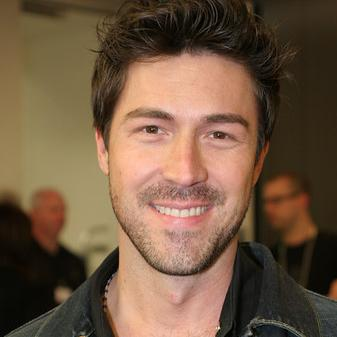
#> input picture test_images/01.jpg, 337 x 337 px
$ python -i face_recognition2.py   (imports and definitions only)
#> lines starting #> are read from the running program, lines starting #| are printed output that depends on the picture; after the words box and inside, x2 and y2 are one past the last pixel; in counts of white or black regions, pixels touching at a corner belong together
import numpy as np
import sklearn
import pickle
import cv2

# Load all models
haar = cv2.CascadeClassifier('./model/opencvhaar.xml') # cascade classifier
# [2 lines not run here, left out]
# [1 line that did not run here, left out]
# [1 line that did not run here, left out]


def faceRecognitionPipeline(filename, path=True):
#> called with filename = '../test_images/01.jpg', path = True
    if path:
        img=cv2.imread(filename)
#> img is the input picture: shape (337, 337, 3); mean B, G, R 66.5, 88.4, 113.6
    else:
        img=filename
    gray=cv2.cvtColor(img,cv2.COLOR_BGR2GRAY)
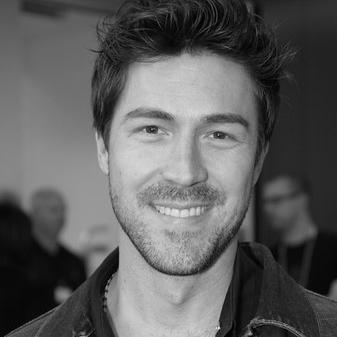
#> gray: shape (337, 337); min 0, max 233, mean 93.5
    faces=haar.detectMultiScale(gray,1.5,3)
#> faces = [[92, 58, 182, 182]]

    predictions=[]
    for x,y,h,w in faces:
        cv2.rectangle(img,(x,y),(x+w,y+h),(0,255,0),2)
        roi=gray[y:y+h,x:x+w]
        roi=roi/255.0
        if roi.shape[1]>100:
            roi_resize =cv2.resize(roi,(100,100),cv2.INTER_AREA)

        else:
            roi_resize =cv2.resize(roi,(100,100),cv2.INTER_CUBIC)

        roi_reshape=roi_resize.reshape(1,10000)

        roi_mean=roi_reshape-mean_face_arr

        eigen_image= model_pca.transform(roi_mean)
        eig_img=model_pca.inverse_transform(eigen_image)
        results=model_svm.predict(eigen_image)
        prob_score=model_svm.predict_proba(eigen_image)
        prob_score_max=prob_score.max()

        text='%s : %d'%(results,prob_score_max*100)

        if results[0]=='male':
            color=(255,255,0)
        else:
            color=(255,0,255)

        cv2.rectangle(img,(x,y),(x+w,y+h),color,2)
        cv2.rectangle(img,(x,y-30),(x+w,y),color,-1)
        cv2.putText(img,text,(x,y),cv2.FONT_HERSHEY_PLAIN,2,(255,255,255),5)
        output={
            'roi':roi,
            'eig_img':eig_img,
            'prediction_name':results[0],
            'score':prob_score_max
        }
        predictions.append(output)
#> this loop made 1 pass
#> pass 1, in faceRecognitionPipeline, `roi=gray[y:y+h,x:x+w]`:
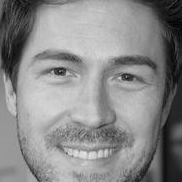
#> roi: shape (182, 182); min 1, max 230, mean 137.2
#> pass 1, in faceRecognitionPipeline, `roi_resize =cv2.resize(roi,(100,100),cv2.INTER_AREA)`:
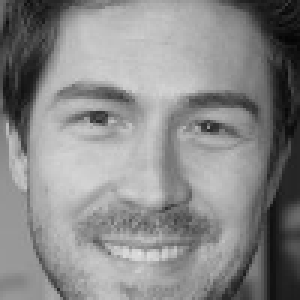
#> roi_resize: shape (100, 100) float64 (shown 3 times larger); min 0.0179, max 0.891, mean 0.538
#> after the loop:
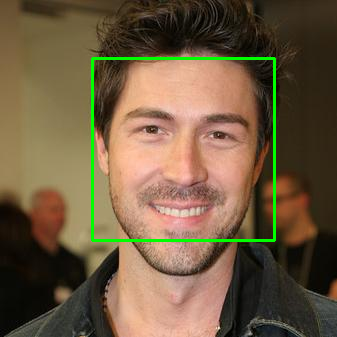
#> img: shape (337, 337, 3); 1.92% of pixels changed, all inside (x1, y1, x2, y2) = (91, 57, 276, 242)
#> after the loop, predictions = []

    return img, predictions

#> (the run stopped early here; a loop or call above may not have finished)

$ run again, on test_images/02.jpg
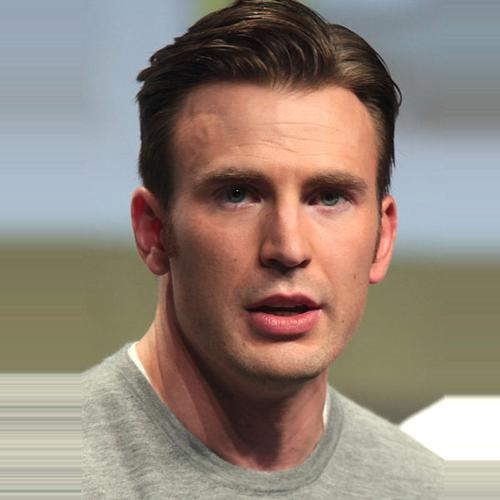
#> input picture test_images/02.jpg, 500 x 500 px
#> in faceRecognitionPipeline, img is the input picture: shape (500, 500, 3); mean B, G, R 122.1, 132.9, 146.2
#> in faceRecognitionPipeline, `gray=cv2.cvtColor(img,cv2.COLOR_BGR2GRAY)`:
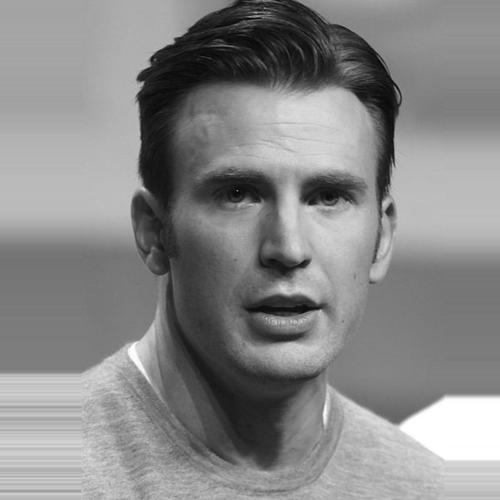
#> gray: shape (500, 500); min 1, max 255, mean 135.6
#> faces = [[149, 90, 273, 273]]
#> the loop in faceRecognitionPipeline, `for x,y,h,w in faces:` made 1 pass
#> after the loop in faceRecognitionPipeline, `for x,y,h,w in faces:`:
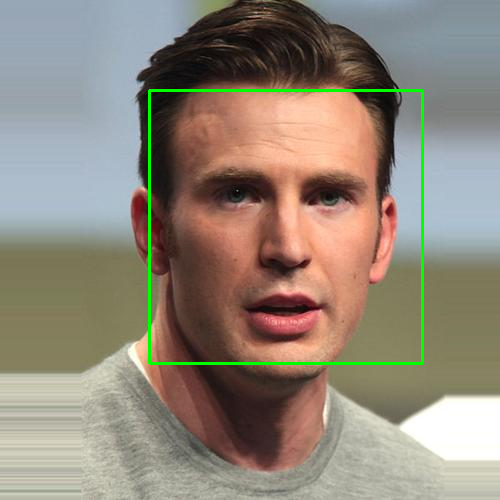
#> img: shape (500, 500, 3); 1.31% of pixels changed, all inside (x1, y1, x2, y2) = (148, 89, 424, 365)
#> after the loop in faceRecognitionPipeline, `for x,y,h,w in faces:`: predictions = []

$ run again, on test_images/03.jpg
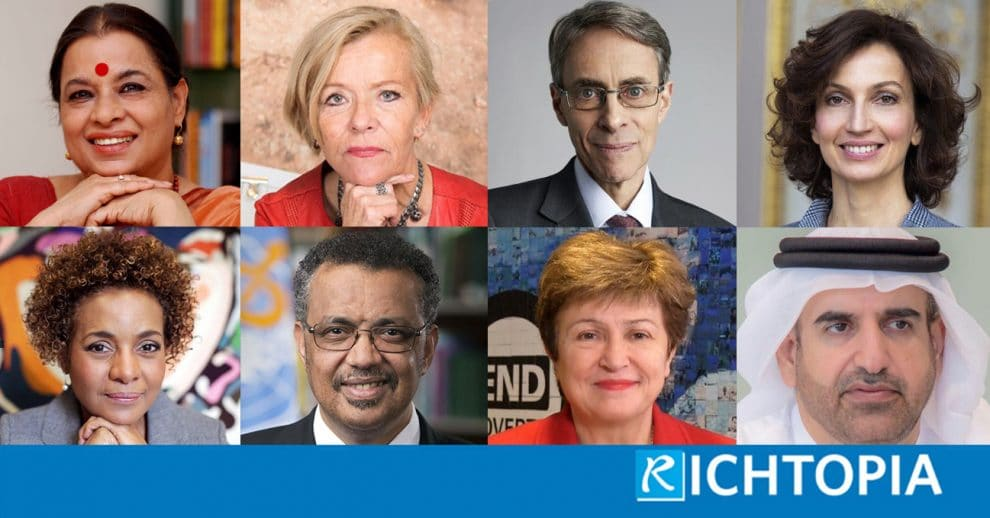
#> input picture test_images/03.jpg, 990 x 518 px
#> in faceRecognitionPipeline, img is the input picture: shape (518, 990, 3); mean B, G, R 125.6, 124.7, 132.8
#> in faceRecognitionPipeline, `gray=cv2.cvtColor(img,cv2.COLOR_BGR2GRAY)`:
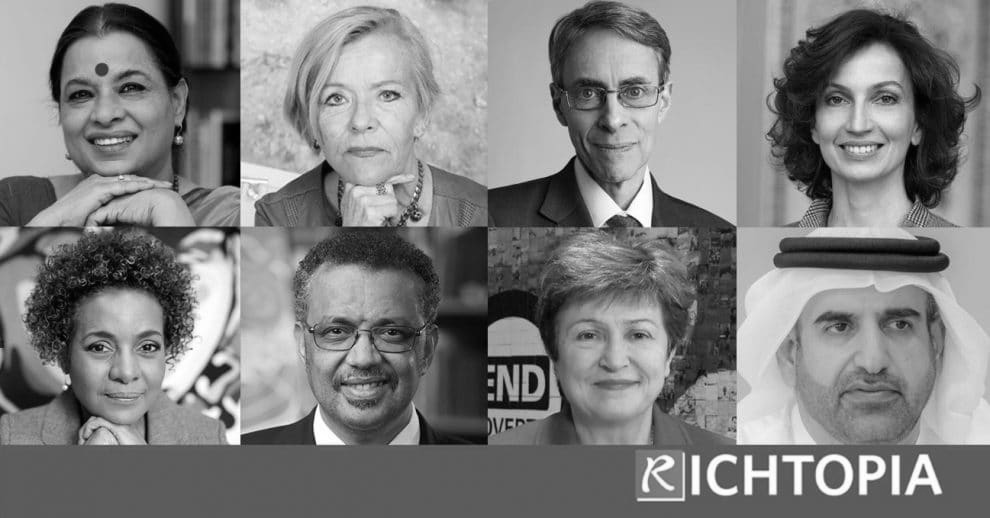
#> gray: shape (518, 990); min 0, max 255, mean 127.2
#> faces = [[46, 44, 122, 122], [553, 44, 122, 122], [304, 52, 122, 122], [804, 53, 122, 122], [558, 289, 122, 122], [64, 297, 122, 122], [778, 255, 182, 182], [275, 261, 182, 182]]
#> the loop in faceRecognitionPipeline, `for x,y,h,w in faces:` made 1 pass
#> after the loop in faceRecognitionPipeline, `for x,y,h,w in faces:`:
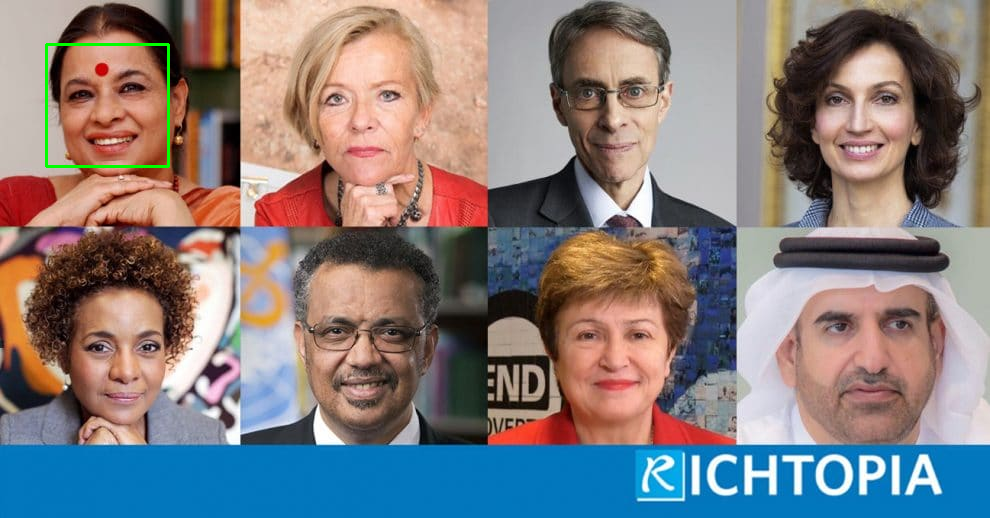
#> img: shape (518, 990, 3); 0.28% of pixels changed, all inside (x1, y1, x2, y2) = (45, 43, 170, 168)
#> after the loop in faceRecognitionPipeline, `for x,y,h,w in faces:`: predictions = []
